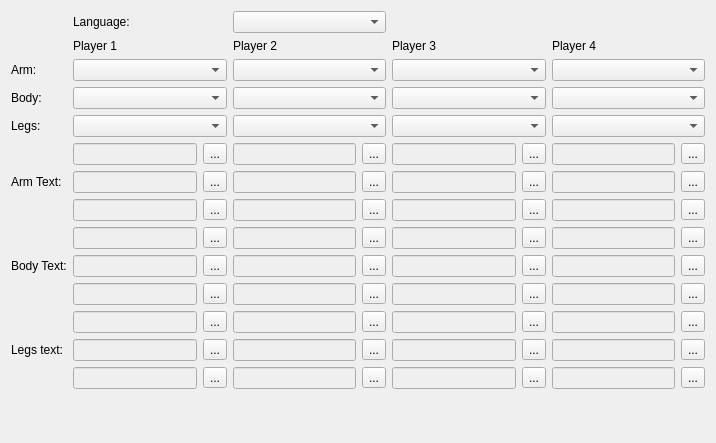
<?xml version="1.0" encoding="UTF-8"?>
<ui version="4.0">
 <class>armor_edit</class>
 <widget class="QWidget" name="armor_edit">
  <property name="geometry">
   <rect>
    <x>0</x>
    <y>0</y>
    <width>716</width>
    <height>443</height>
   </rect>
  </property>
  <property name="windowTitle">
   <string>Form</string>
  </property>
  <layout class="QGridLayout" name="gridLayout_2">
   <item row="1" column="2">
    <widget class="QLabel" name="label_8">
     <property name="text">
      <string>Player 1</string>
     </property>
    </widget>
   </item>
   <item row="4" column="2">
    <widget class="QComboBox" name="p1_legs_comboBox"/>
   </item>
   <item row="8" column="3">
    <layout class="QGridLayout" name="gridLayout_11">
     <item row="1" column="0">
      <widget class="QLineEdit" name="legs_player2_text2">
       <property name="enabled">
        <bool>false</bool>
       </property>
      </widget>
     </item>
     <item row="0" column="0">
      <widget class="QLineEdit" name="legs_player2_text1">
       <property name="enabled">
        <bool>false</bool>
       </property>
      </widget>
     </item>
     <item row="0" column="1">
      <widget class="QToolButton" name="legs_player2_toolButton1">
       <property name="text">
        <string>...</string>
       </property>
      </widget>
     </item>
     <item row="2" column="0">
      <widget class="QLineEdit" name="legs_player2_text3">
       <property name="enabled">
        <bool>false</bool>
       </property>
      </widget>
     </item>
     <item row="1" column="1">
      <widget class="QToolButton" name="legs_player2_toolButton2">
       <property name="text">
        <string>...</string>
       </property>
      </widget>
     </item>
     <item row="2" column="1">
      <widget class="QToolButton" name="legs_player2_toolButton3">
       <property name="text">
        <string>...</string>
       </property>
      </widget>
     </item>
    </layout>
   </item>
   <item row="8" column="4">
    <layout class="QGridLayout" name="gridLayout_12">
     <item row="0" column="0">
      <widget class="QLineEdit" name="legs_player3_text1">
       <property name="enabled">
        <bool>false</bool>
       </property>
      </widget>
     </item>
     <item row="1" column="0">
      <widget class="QLineEdit" name="legs_player3_text2">
       <property name="enabled">
        <bool>false</bool>
       </property>
      </widget>
     </item>
     <item row="0" column="1">
      <widget class="QToolButton" name="legs_player3_toolButton1">
       <property name="text">
        <string>...</string>
       </property>
      </widget>
     </item>
     <item row="2" column="0">
      <widget class="QLineEdit" name="legs_player3_text3">
       <property name="enabled">
        <bool>false</bool>
       </property>
      </widget>
     </item>
     <item row="1" column="1">
      <widget class="QToolButton" name="legs_player3_toolButton2">
       <property name="text">
        <string>...</string>
       </property>
      </widget>
     </item>
     <item row="2" column="1">
      <widget class="QToolButton" name="legs_player3_toolButton3">
       <property name="text">
        <string>...</string>
       </property>
      </widget>
     </item>
    </layout>
   </item>
   <item row="3" column="4">
    <widget class="QComboBox" name="p3_body_comboBox"/>
   </item>
   <item row="2" column="2">
    <widget class="QComboBox" name="p1_arm_comboBox"/>
   </item>
   <item row="2" column="4">
    <widget class="QComboBox" name="p3_arm_comboBox"/>
   </item>
   <item row="5" column="5">
    <layout class="QGridLayout" name="gridLayout_5">
     <item row="0" column="0">
      <widget class="QLineEdit" name="arm_player4_text1">
       <property name="enabled">
        <bool>false</bool>
       </property>
      </widget>
     </item>
     <item row="0" column="1">
      <widget class="QToolButton" name="arm_player4_toolButton1">
       <property name="text">
        <string>...</string>
       </property>
      </widget>
     </item>
     <item row="1" column="0">
      <widget class="QLineEdit" name="arm_player4_text2">
       <property name="enabled">
        <bool>false</bool>
       </property>
      </widget>
     </item>
     <item row="2" column="0">
      <widget class="QLineEdit" name="arm_player4_text3">
       <property name="enabled">
        <bool>false</bool>
       </property>
      </widget>
     </item>
     <item row="1" column="1">
      <widget class="QToolButton" name="arm_player4_toolButton2">
       <property name="text">
        <string>...</string>
       </property>
      </widget>
     </item>
     <item row="2" column="1">
      <widget class="QToolButton" name="arm_player4_toolButton3">
       <property name="text">
        <string>...</string>
       </property>
      </widget>
     </item>
    </layout>
   </item>
   <item row="4" column="5">
    <widget class="QComboBox" name="p4_legs_comboBox"/>
   </item>
   <item row="9" column="3">
    <spacer name="verticalSpacer">
     <property name="orientation">
      <enum>Qt::Vertical</enum>
     </property>
     <property name="sizeHint" stdset="0">
      <size>
       <width>20</width>
       <height>40</height>
      </size>
     </property>
    </spacer>
   </item>
   <item row="4" column="3">
    <widget class="QComboBox" name="p2_legs_comboBox"/>
   </item>
   <item row="1" column="3">
    <widget class="QLabel" name="label_5">
     <property name="text">
      <string>Player 2</string>
     </property>
    </widget>
   </item>
   <item row="1" column="4">
    <widget class="QLabel" name="label_6">
     <property name="text">
      <string>Player 3</string>
     </property>
    </widget>
   </item>
   <item row="2" column="3">
    <widget class="QComboBox" name="p2_arm_comboBox"/>
   </item>
   <item row="7" column="1">
    <widget class="QLabel" name="label_10">
     <property name="text">
      <string>Body Text:</string>
     </property>
    </widget>
   </item>
   <item row="7" column="2">
    <layout class="QGridLayout" name="gridLayout_6">
     <item row="0" column="1">
      <widget class="QToolButton" name="body_player1_toolButton1">
       <property name="text">
        <string>...</string>
       </property>
      </widget>
     </item>
     <item row="0" column="0">
      <widget class="QLineEdit" name="body_player1_text1">
       <property name="enabled">
        <bool>false</bool>
       </property>
      </widget>
     </item>
     <item row="1" column="0">
      <widget class="QLineEdit" name="body_player1_text2">
       <property name="enabled">
        <bool>false</bool>
       </property>
      </widget>
     </item>
     <item row="2" column="0">
      <widget class="QLineEdit" name="body_player1_text3">
       <property name="enabled">
        <bool>false</bool>
       </property>
      </widget>
     </item>
     <item row="1" column="1">
      <widget class="QToolButton" name="body_player1_toolButton2">
       <property name="text">
        <string>...</string>
       </property>
      </widget>
     </item>
     <item row="2" column="1">
      <widget class="QToolButton" name="body_player1_toolButton3">
       <property name="text">
        <string>...</string>
       </property>
      </widget>
     </item>
    </layout>
   </item>
   <item row="8" column="5">
    <layout class="QGridLayout" name="gridLayout_13">
     <item row="0" column="0">
      <widget class="QLineEdit" name="legs_player4_text1">
       <property name="enabled">
        <bool>false</bool>
       </property>
      </widget>
     </item>
     <item row="0" column="1">
      <widget class="QToolButton" name="legs_player4_toolButton1">
       <property name="text">
        <string>...</string>
       </property>
      </widget>
     </item>
     <item row="1" column="0">
      <widget class="QLineEdit" name="legs_player4_text2">
       <property name="enabled">
        <bool>false</bool>
       </property>
      </widget>
     </item>
     <item row="2" column="0">
      <widget class="QLineEdit" name="legs_player4_text3">
       <property name="enabled">
        <bool>false</bool>
       </property>
      </widget>
     </item>
     <item row="1" column="1">
      <widget class="QToolButton" name="legs_player4_toolButton2">
       <property name="text">
        <string>...</string>
       </property>
      </widget>
     </item>
     <item row="2" column="1">
      <widget class="QToolButton" name="legs_player4_toolButton3">
       <property name="text">
        <string>...</string>
       </property>
      </widget>
     </item>
    </layout>
   </item>
   <item row="2" column="5">
    <widget class="QComboBox" name="p4_arm_comboBox"/>
   </item>
   <item row="7" column="4">
    <layout class="QGridLayout" name="gridLayout_8">
     <item row="0" column="0">
      <widget class="QLineEdit" name="body_player3_text1">
       <property name="enabled">
        <bool>false</bool>
       </property>
      </widget>
     </item>
     <item row="1" column="0">
      <widget class="QLineEdit" name="body_player3_text2">
       <property name="enabled">
        <bool>false</bool>
       </property>
      </widget>
     </item>
     <item row="0" column="1">
      <widget class="QToolButton" name="body_player3_toolButton1">
       <property name="text">
        <string>...</string>
       </property>
      </widget>
     </item>
     <item row="2" column="0">
      <widget class="QLineEdit" name="body_player3_text3">
       <property name="enabled">
        <bool>false</bool>
       </property>
      </widget>
     </item>
     <item row="1" column="1">
      <widget class="QToolButton" name="body_player3_toolButton2">
       <property name="text">
        <string>...</string>
       </property>
      </widget>
     </item>
     <item row="2" column="1">
      <widget class="QToolButton" name="body_player3_toolButton3">
       <property name="text">
        <string>...</string>
       </property>
      </widget>
     </item>
    </layout>
   </item>
   <item row="4" column="4">
    <widget class="QComboBox" name="p3_legs_comboBox"/>
   </item>
   <item row="3" column="5">
    <widget class="QComboBox" name="p4_body_comboBox"/>
   </item>
   <item row="7" column="3">
    <layout class="QGridLayout" name="gridLayout_7">
     <item row="0" column="1">
      <widget class="QToolButton" name="body_player2_toolButton1">
       <property name="text">
        <string>...</string>
       </property>
      </widget>
     </item>
     <item row="0" column="0">
      <widget class="QLineEdit" name="body_player2_text1">
       <property name="enabled">
        <bool>false</bool>
       </property>
      </widget>
     </item>
     <item row="1" column="0">
      <widget class="QLineEdit" name="body_player2_text2">
       <property name="enabled">
        <bool>false</bool>
       </property>
      </widget>
     </item>
     <item row="2" column="0">
      <widget class="QLineEdit" name="body_player2_text3">
       <property name="enabled">
        <bool>false</bool>
       </property>
      </widget>
     </item>
     <item row="1" column="1">
      <widget class="QToolButton" name="body_player2_toolButton2">
       <property name="text">
        <string>...</string>
       </property>
      </widget>
     </item>
     <item row="2" column="1">
      <widget class="QToolButton" name="body_player2_toolButton3">
       <property name="text">
        <string>...</string>
       </property>
      </widget>
     </item>
    </layout>
   </item>
   <item row="5" column="2">
    <layout class="QGridLayout" name="gridLayout">
     <item row="0" column="1">
      <widget class="QToolButton" name="arm_player1_toolButton1">
       <property name="text">
        <string>...</string>
       </property>
      </widget>
     </item>
     <item row="0" column="0">
      <widget class="QLineEdit" name="arm_player1_text1">
       <property name="enabled">
        <bool>false</bool>
       </property>
      </widget>
     </item>
     <item row="1" column="0">
      <widget class="QLineEdit" name="arm_player1_text2">
       <property name="enabled">
        <bool>false</bool>
       </property>
      </widget>
     </item>
     <item row="2" column="0">
      <widget class="QLineEdit" name="arm_player1_text3">
       <property name="enabled">
        <bool>false</bool>
       </property>
      </widget>
     </item>
     <item row="1" column="1">
      <widget class="QToolButton" name="arm_player1_toolButton2">
       <property name="text">
        <string>...</string>
       </property>
      </widget>
     </item>
     <item row="2" column="1">
      <widget class="QToolButton" name="arm_player1_toolButton3">
       <property name="text">
        <string>...</string>
       </property>
      </widget>
     </item>
    </layout>
   </item>
   <item row="3" column="1">
    <widget class="QLabel" name="label_2">
     <property name="text">
      <string>Body:</string>
     </property>
    </widget>
   </item>
   <item row="1" column="1">
    <widget class="QLabel" name="label_4">
     <property name="text">
      <string/>
     </property>
    </widget>
   </item>
   <item row="3" column="3">
    <widget class="QComboBox" name="p2_body_comboBox"/>
   </item>
   <item row="3" column="2">
    <widget class="QComboBox" name="p1_body_comboBox"/>
   </item>
   <item row="1" column="5">
    <widget class="QLabel" name="label_7">
     <property name="text">
      <string>Player 4</string>
     </property>
    </widget>
   </item>
   <item row="8" column="1">
    <widget class="QLabel" name="label_11">
     <property name="text">
      <string>Legs text:</string>
     </property>
    </widget>
   </item>
   <item row="4" column="1">
    <widget class="QLabel" name="label_3">
     <property name="text">
      <string>Legs:</string>
     </property>
    </widget>
   </item>
   <item row="2" column="1">
    <widget class="QLabel" name="label">
     <property name="text">
      <string>Arm:</string>
     </property>
    </widget>
   </item>
   <item row="5" column="1">
    <widget class="QLabel" name="label_9">
     <property name="text">
      <string>Arm Text:</string>
     </property>
    </widget>
   </item>
   <item row="5" column="3">
    <layout class="QGridLayout" name="gridLayout_3">
     <item row="0" column="1">
      <widget class="QToolButton" name="arm_player2_toolButton1">
       <property name="text">
        <string>...</string>
       </property>
      </widget>
     </item>
     <item row="1" column="0">
      <widget class="QLineEdit" name="arm_player2_text2">
       <property name="enabled">
        <bool>false</bool>
       </property>
      </widget>
     </item>
     <item row="0" column="0">
      <widget class="QLineEdit" name="arm_player2_text1">
       <property name="enabled">
        <bool>false</bool>
       </property>
      </widget>
     </item>
     <item row="2" column="0">
      <widget class="QLineEdit" name="arm_player2_text3">
       <property name="enabled">
        <bool>false</bool>
       </property>
      </widget>
     </item>
     <item row="1" column="1">
      <widget class="QToolButton" name="arm_player2_toolButton2">
       <property name="text">
        <string>...</string>
       </property>
      </widget>
     </item>
     <item row="2" column="1">
      <widget class="QToolButton" name="arm_player2_toolButton3">
       <property name="text">
        <string>...</string>
       </property>
      </widget>
     </item>
    </layout>
   </item>
   <item row="5" column="4">
    <layout class="QGridLayout" name="gridLayout_4">
     <item row="1" column="1">
      <widget class="QToolButton" name="arm_player3_toolButton2">
       <property name="text">
        <string>...</string>
       </property>
      </widget>
     </item>
     <item row="0" column="0">
      <widget class="QLineEdit" name="arm_player3_text1">
       <property name="enabled">
        <bool>false</bool>
       </property>
      </widget>
     </item>
     <item row="1" column="0">
      <widget class="QLineEdit" name="arm_player3_text2">
       <property name="enabled">
        <bool>false</bool>
       </property>
      </widget>
     </item>
     <item row="2" column="0">
      <widget class="QLineEdit" name="arm_player3_text3">
       <property name="enabled">
        <bool>false</bool>
       </property>
      </widget>
     </item>
     <item row="0" column="1">
      <widget class="QToolButton" name="arm_player3_toolButton1">
       <property name="text">
        <string>...</string>
       </property>
      </widget>
     </item>
     <item row="2" column="1">
      <widget class="QToolButton" name="arm_player3_toolButton3">
       <property name="text">
        <string>...</string>
       </property>
      </widget>
     </item>
    </layout>
   </item>
   <item row="7" column="5">
    <layout class="QGridLayout" name="gridLayout_9">
     <item row="0" column="1">
      <widget class="QToolButton" name="body_player4_toolButton1">
       <property name="text">
        <string>...</string>
       </property>
      </widget>
     </item>
     <item row="0" column="0">
      <widget class="QLineEdit" name="body_player4_text1">
       <property name="enabled">
        <bool>false</bool>
       </property>
      </widget>
     </item>
     <item row="1" column="0">
      <widget class="QLineEdit" name="body_player4_text2">
       <property name="enabled">
        <bool>false</bool>
       </property>
      </widget>
     </item>
     <item row="2" column="0">
      <widget class="QLineEdit" name="body_player4_text3">
       <property name="enabled">
        <bool>false</bool>
       </property>
      </widget>
     </item>
     <item row="1" column="1">
      <widget class="QToolButton" name="body_player4_toolButton2">
       <property name="text">
        <string>...</string>
       </property>
      </widget>
     </item>
     <item row="2" column="1">
      <widget class="QToolButton" name="body_player4_toolButton3">
       <property name="text">
        <string>...</string>
       </property>
      </widget>
     </item>
    </layout>
   </item>
   <item row="8" column="2">
    <layout class="QGridLayout" name="gridLayout_10">
     <item row="0" column="1">
      <widget class="QToolButton" name="legs_player1_toolButton1">
       <property name="text">
        <string>...</string>
       </property>
      </widget>
     </item>
     <item row="1" column="0">
      <widget class="QLineEdit" name="legs_player1_text2">
       <property name="enabled">
        <bool>false</bool>
       </property>
      </widget>
     </item>
     <item row="0" column="0">
      <widget class="QLineEdit" name="legs_player1_text1">
       <property name="enabled">
        <bool>false</bool>
       </property>
      </widget>
     </item>
     <item row="2" column="0">
      <widget class="QLineEdit" name="legs_player1_text3">
       <property name="enabled">
        <bool>false</bool>
       </property>
      </widget>
     </item>
     <item row="1" column="1">
      <widget class="QToolButton" name="legs_player1_toolButton2">
       <property name="text">
        <string>...</string>
       </property>
      </widget>
     </item>
     <item row="2" column="1">
      <widget class="QToolButton" name="legs_player1_toolButton3">
       <property name="text">
        <string>...</string>
       </property>
      </widget>
     </item>
    </layout>
   </item>
   <item row="0" column="2">
    <widget class="QLabel" name="label_12">
     <property name="text">
      <string>Language:</string>
     </property>
    </widget>
   </item>
   <item row="0" column="3">
    <widget class="QComboBox" name="language_comboBox"/>
   </item>
  </layout>
 </widget>
 <resources/>
 <connections/>
</ui>
